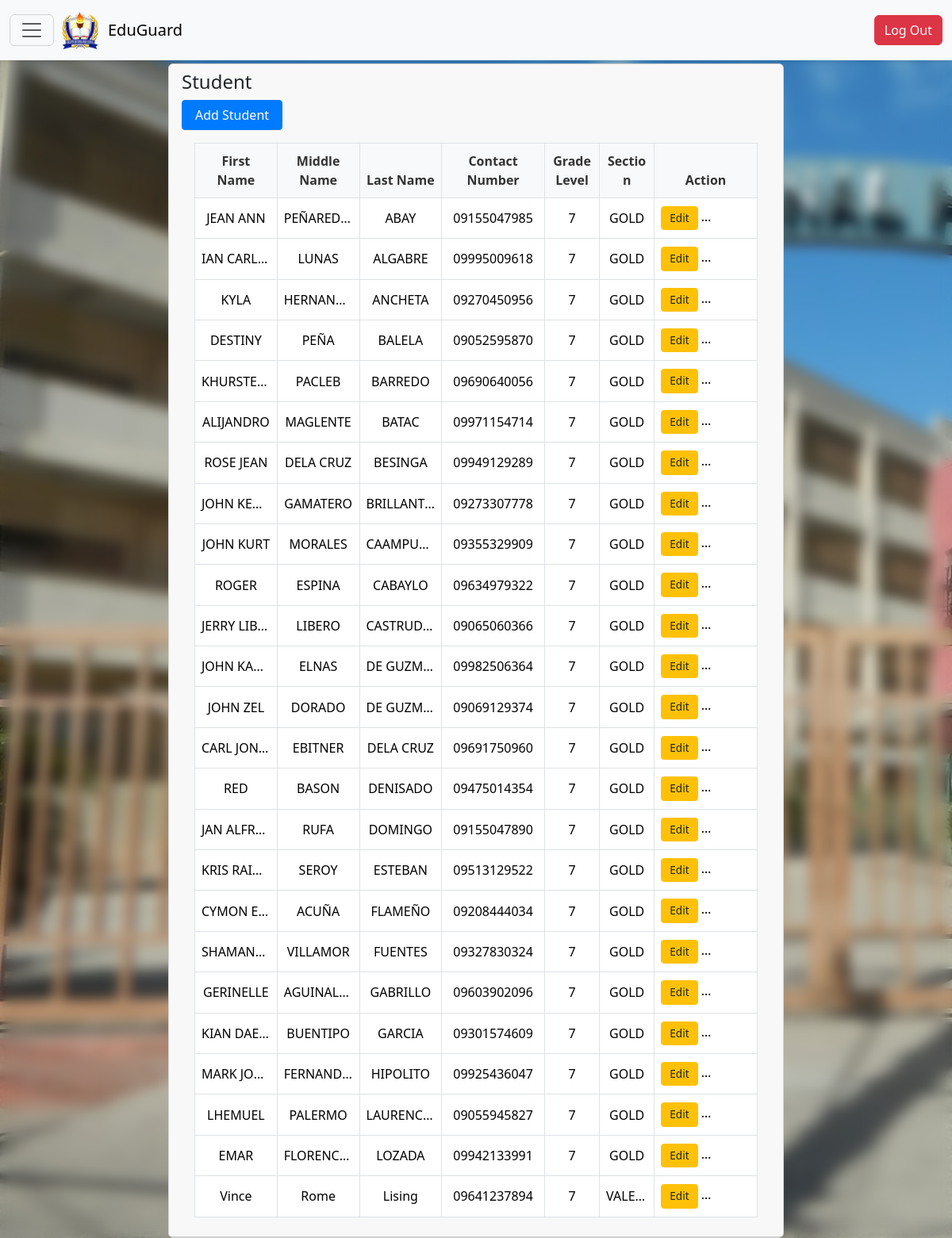
Page /PHPmain/studentList.php on the committed database.
### tables this page shows
CREATE TABLE `students` (
  `student_id` int(11) NOT NULL,
  `lrn` varchar(15) NOT NULL,
  `rfid_number` varchar(20) DEFAULT NULL,
  `first_name` varchar(50) NOT NULL,
  `middle_name` varchar(50) DEFAULT NULL,
  `last_name` varchar(50) NOT NULL,
  `birthdate` date DEFAULT NULL,
  `sex` enum('Male','Female') DEFAULT NULL,
  `contact_number` varchar(15) DEFAULT NULL,
  `grade_level` varchar(20) DEFAULT NULL,
  `year_level` varchar(20) DEFAULT NULL,
  `address` text DEFAULT NULL,
  `email` varchar(100) DEFAULT NULL,
  `parent_guardian_name` varchar(100) DEFAULT NULL,
  `parent_guardian_number` varchar(15) DEFAULT NULL,
  `parent_guardian_email` varchar(100) DEFAULT NULL,
  `student_username` varchar(50) DEFAULT NULL,
  `status` enum('Active','Inactive') DEFAULT 'Active',
  `created_at` timestamp NOT NULL DEFAULT current_timestamp(),
  `section` varchar(255) DEFAULT NULL,
  `student_password` varchar(50) DEFAULT NULL
);

### PHPmain/studentList.php (the view, shortened to what this page needs)
<?php include "adminNavbar.php" ?>
<!DOCTYPE html>
<html lang="en">
<head>
    <link rel="stylesheet" href="../CSS/Admin/adminStudent.css">
</head>
<body>
    <div class="container-fluid">
        <div class="row justify-content-center">
            <div class="col-md-8">
                <div class="card">
                    <div class="card-header">
                        <h4>Student</h4>
                        <button type="button" class="btn btn-primary" data-bs-toggle="modal"
                            data-bs-target="#addStudentModal">
                            Add Student
                        </button>
                        <div class="card-body">
                            <table class="table table-bordered">
                                <thead>
                                    <tr>
                                        <th>First Name</th>
                                        <th>Middle Name</th>
                                        <th>Last Name</th>
                                        <th>Contact Number</th>
                                        <th>Grade Level</th>
                                        <th>Section</th>
                                        <th>Action</th>
                                    </tr>
                                </thead>
                                <tbody>
                                    <?php
                                    $connection = mysqli_connect("localhost", "root", "", "educguarddb");
                                    $fetch_query = "SELECT * FROM students";
                                    $fetch_query_run = mysqli_query($connection, $fetch_query);
                                    if (mysqli_num_rows($fetch_query_run) > 0) {
                                        while ($row = mysqli_fetch_array($fetch_query_run)) {
                                            ?>
                                            <tr>
                                                <td><?php echo $row['first_name'] ?></td>
                                                <td><?php echo $row['middle_name'] ?></td>
                                                <td><?php echo $row['last_name'] ?></td>
                                                <td><?php echo $row['contact_number'] ?></td>
                                                <td><?php echo $row['grade_level'] ?></td>
                                                <td><?php echo $row['section'] ?></td>
                                                <td>
                                                    <a href="#" class="btn btn-warning btn-edit btn-sm edit_data"
                                                        data-firstname="<?php echo $row['first_name']; ?>"
                                                        data-middlename="<?php echo $row['middle_name']; ?>"
                                                        data-lastname="<?php echo $row['last_name']; ?>"
                                                        data-contact="<?php echo $row['contact_number']; ?>"
                                                        data-grade="<?php echo $row['grade_level']; ?>"
                                                        data-section="<?php echo $row['section']; ?>" data-bs-toggle="modal"
                                                        data-bs-target="#editStudentModal">Edit</a>
                                                    <button class="btn btn-danger btn-remove btn-sm"
                                                        data-id="<?php echo $row['first_name']; ?>">Remove</button>
                                                </td>
                                            </tr>
                                            <?php
                                        }
                                    } else {
                                        ?>
                                        <tr>
                                            <td colspan="7">No Records Found</td>
                                        </tr>
                                        <?php
                                    }
                                    ?>
                                </tbody>
                            </table>
                        </div>
                    </div>
                </div>
            </div>
        </div>
</body>
</html>

### CSS/Admin/adminNavbar.css (style rules this page uses)
body { background-image: url("/CapstoneProjectBS/Assets/Background.jpg"); background-size: cover; background-repeat: no-repeat; background-attachment: fixed; background-color: #124E66; }
body::before { content: ""; position: fixed; top: 0; left: 0; width: 100%; height: 100%; background-color: rgba(139, 47, 47, 0.15); pointer-events: none; z-index: -1; }
.container-fluid { display: flex; align-items: center; }
body::before { content: ""; position: fixed; top: 0; left: 0; width: 100%; height: 100%; background-image: inherit; background-size: inherit; background-repeat: inherit; background-attachment: inherit; filter: blur(8px); z-index: -1; }

### CSS/Admin/adminStudent.css (style rules this page uses)
body { padding-top: 80px; }
.table { width: 100%; border-collapse: collapse; margin-bottom: 0; table-layout: fixed; }
.table thead th { background-color: #f8f9fa; color: #333; font-weight: 600; text-align: center; padding: 10px 8px; border: 1px solid #dee2e6; position: sticky; top: 0; z-index: 10; }
.table td { padding: 8px; vertical-align: middle; text-align: center; border: 1px solid #dee2e6; white-space: nowrap; overflow: hidden; text-overflow: ellipsis; }
.table th:nth-child(1), .table td:nth-child(1) { width: 12%; }
.table th:nth-child(2), .table td:nth-child(2) { width: 12%; }
.table th:nth-child(3), .table td:nth-child(3) { width: 12%; }
.table th:nth-child(4), .table td:nth-child(4) { width: 15%; }
.table th:nth-child(5), .table td:nth-child(5) { width: 8%; }
.table th:nth-child(6), .table td:nth-child(6) { width: 8%; }
.table th:nth-child(7), .table td:nth-child(7) { width: 15%; }
.table .btn { font-size: 0.85rem; padding: 4px 10px; margin: 2px auto; border-radius: 4px; display: inline-block; width: auto; }
.table .btn-warning { background-color: #ffc107; border-color: #ffc107; color: #212529; }
.table .btn-danger { background-color: #dc3545; border-color: #dc3545; color: white; }
.table tbody tr:nth-of-type(odd) { background-color: rgba(0, 0, 0, 0.02); }
.btn-primary { background-color: #007bff; border-color: #007bff; color: white; font-weight: 500; padding: 6px 16px; border-radius: 4px; }
.btn-edit { width: 120px; text-align: center; background-color: #ffc107; border-color: #ffc107; color: #212529; }
.btn-remove { width: 80px; text-align: center; background-color: #dc3545; border-color: #dc3545; color: white; }

### rows in the picture
students: first_name "JEAN ANN", middle_name "PEÑARED…", last_name "ABAY", contact_number "09155047985", grade_level "7", section "GOLD"
students: first_name "IAN CARL…", middle_name "LUNAS", last_name "ALGABRE", contact_number "09995009618", grade_level "7", section "GOLD"
students: first_name "KYLA", middle_name "HERNAN…", last_name "ANCHETA", contact_number "09270450956", grade_level "7", section "GOLD"
students: first_name "DESTINY", middle_name "PEÑA", last_name "BALELA", contact_number "09052595870", grade_level "7", section "GOLD"
students: first_name "KHURSTE…", middle_name "PACLEB", last_name "BARREDO", contact_number "09690640056", grade_level "7", section "GOLD"
students: first_name "ALIJANDRO", middle_name "MAGLENTE", last_name "BATAC", contact_number "09971154714", grade_level "7", section "GOLD"
students: first_name "ROSE JEAN", middle_name "DELA CRUZ", last_name "BESINGA", contact_number "09949129289", grade_level "7", section "GOLD"
students: first_name "JOHN KE…", middle_name "GAMATERO", last_name "BRILLANT…", contact_number "09273307778", grade_level "7", section "GOLD"
students: first_name "JOHN KURT", middle_name "MORALES", last_name "CAAMPUED", contact_number "09355329909", grade_level "7", section "GOLD"
students: first_name "ROGER", middle_name "ESPINA", last_name "CABAYLO", contact_number "09634979322", grade_level "7", section "GOLD"
students: first_name "JERRY LIB…", middle_name "LIBERO", last_name "CASTRUD…", contact_number "09065060366", grade_level "7", section "GOLD"
students: first_name "JOHN KA…", middle_name "ELNAS", last_name "DE GUZM…", contact_number "09982506364", grade_level "7", section "GOLD"
students: first_name "JOHN ZEL", middle_name "DORADO", last_name "DE GUZM…", contact_number "09069129374", grade_level "7", section "GOLD"
students: first_name "CARL JON…", middle_name "EBITNER", last_name "DELA CRUZ", contact_number "09691750960", grade_level "7", section "GOLD"
students: first_name "RED", middle_name "BASON", last_name "DENISADO", contact_number "09475014354", grade_level "7", section "GOLD"
students: first_name "JAN ALFRED", middle_name "RUFA", last_name "DOMINGO", contact_number "09155047890", grade_level "7", section "GOLD"
students: first_name "KRIS RAI…", middle_name "SEROY", last_name "ESTEBAN", contact_number "09513129522", grade_level "7", section "GOLD"
students: first_name "CYMON E…", middle_name "ACUÑA", last_name "FLAMEÑO", contact_number "09208444034", grade_level "7", section "GOLD"
students: first_name "SHAMAN…", middle_name "VILLAMOR", last_name "FUENTES", contact_number "09327830324", grade_level "7", section "GOLD"
students: first_name "GERINELLE", middle_name "AGUINAL…", last_name "GABRILLO", contact_number "09603902096", grade_level "7", section "GOLD"
students: first_name "KIAN DAE…", middle_name "BUENTIPO", last_name "GARCIA", contact_number "09301574609", grade_level "7", section "GOLD"
students: first_name "MARK JOS…", middle_name "FERNAND…", last_name "HIPOLITO", contact_number "09925436047", grade_level "7", section "GOLD"
students: first_name "LHEMUEL", middle_name "PALERMO", last_name "LAURENC…", contact_number "09055945827", grade_level "7", section "GOLD"
students: first_name "EMAR", middle_name "FLORENCIO", last_name "LOZADA", contact_number "09942133991", grade_level "7", section "GOLD"
students: first_name "Vince", middle_name "Rome", last_name "Lising", contact_number "09641237894", grade_level "7", section "VALE…"
